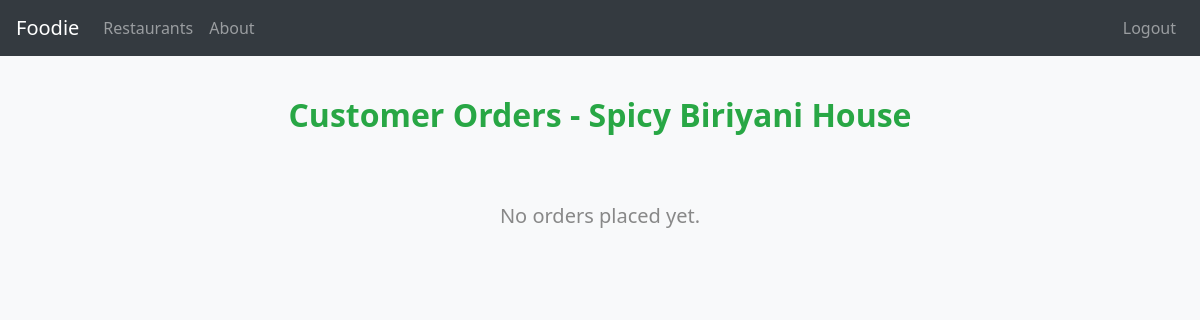
Before: /restaurant/23/manage_orders (signed in) with the older database file.
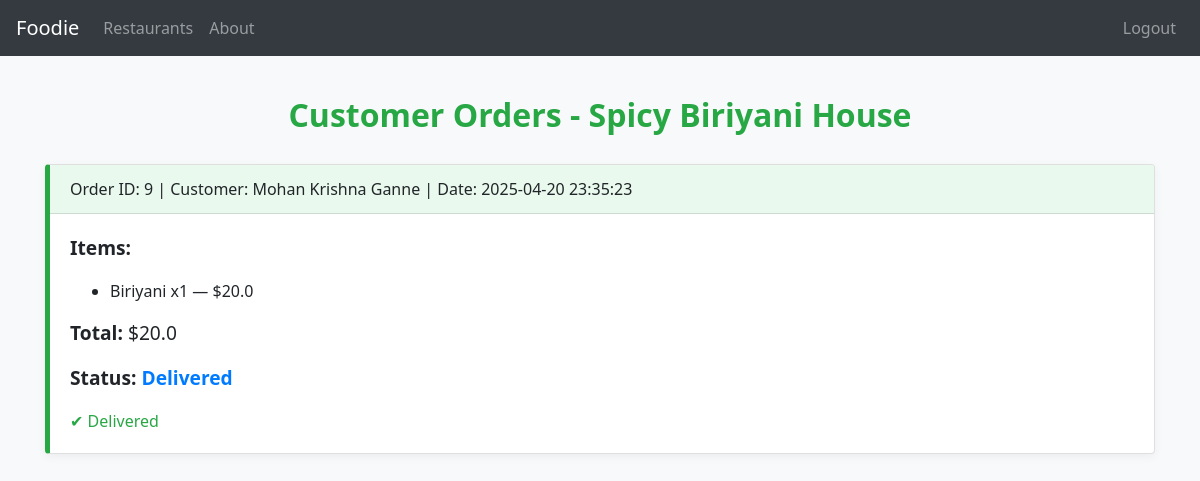
After: the same page with the newer database file.
### tables this page shows
CREATE TABLE Restaurants (
    RestaurantID INTEGER PRIMARY KEY AUTOINCREMENT,
    OwnerID INTEGER NOT NULL,
    Name TEXT NOT NULL,
    Address TEXT NOT NULL,
    PhoneNumber TEXT NOT NULL,
    OpeningHours TEXT NOT NULL,
    FOREIGN KEY (OwnerID) REFERENCES Users(UserID)
);

CREATE TABLE Orders (
    OrderID INTEGER PRIMARY KEY AUTOINCREMENT,
    UserID INTEGER NOT NULL,
    RestaurantID INTEGER NOT NULL,
    OrderStatus TEXT CHECK(OrderStatus IN ('Pending', 'Preparing', 'Delivered')) NOT NULL,
    OrderDate DATETIME DEFAULT CURRENT_TIMESTAMP,
    TotalPrice REAL NOT NULL,
    FOREIGN KEY (UserID) REFERENCES Users(UserID),
    FOREIGN KEY (RestaurantID) REFERENCES Restaurants(RestaurantID)
);

CREATE TABLE Users (
    UserID INTEGER PRIMARY KEY AUTOINCREMENT,
    FullName TEXT NOT NULL,
    Email TEXT UNIQUE NOT NULL,
    PasswordHash TEXT NOT NULL,
    Role TEXT CHECK(Role IN ('Customer', 'RestaurantOwner', 'Admin')) NOT NULL
);

CREATE TABLE OrderDetails (
    OrderDetailID INTEGER PRIMARY KEY AUTOINCREMENT,
    OrderID INTEGER NOT NULL,
    MenuItemID INTEGER NOT NULL,
    Quantity INTEGER NOT NULL,
    SubTotal REAL NOT NULL,
    FOREIGN KEY (OrderID) REFERENCES Orders(OrderID),
    FOREIGN KEY (MenuItemID) REFERENCES MenuItems(MenuItemID)
);

CREATE TABLE MenuItems (
    MenuItemID INTEGER PRIMARY KEY AUTOINCREMENT,
    RestaurantID INTEGER NOT NULL,
    ItemName TEXT NOT NULL,
    Description TEXT,
    Price REAL NOT NULL,
    AvailabilityStatus TEXT CHECK(AvailabilityStatus IN ('Available', 'Unavailable')) NOT NULL,
    FOREIGN KEY (RestaurantID) REFERENCES Restaurants(RestaurantID)
);

### app.py (the view)
@app.route('/restaurant/<int:restaurant_id>/manage_orders')
@login_required
def manage_orders(restaurant_id):
    user_id = session.get('UserID')
    role = session.get('Role')
    conn = sqlite3.connect('database.db')
    conn.row_factory = sqlite3.Row
    cursor = conn.cursor()
    if role != 'Admin':
        cursor.execute("SELECT * FROM Restaurants WHERE RestaurantID = ? AND OwnerID = ?", (restaurant_id, user_id))
        if not cursor.fetchone():
            flash("Unauthorized access to manage orders.", "danger")
            return redirect(url_for('about'))
    cursor.execute("SELECT Name FROM Restaurants WHERE RestaurantID = ?", (restaurant_id,))
    restaurant_row = cursor.fetchone()
    if not restaurant_row:
        flash("Restaurant not found.", "danger")
        return redirect(url_for('about'))
    restaurant_name = restaurant_row['Name']
    cursor.execute("""
        SELECT o.OrderID, o.UserID, o.OrderStatus, o.OrderDate, o.TotalPrice, u.FullName as CustomerName
        FROM Orders o
        JOIN Users u ON o.UserID = u.UserID
        WHERE o.RestaurantID = ?
        ORDER BY o.OrderDate DESC
    """, (restaurant_id,))
    order_rows = cursor.fetchall()
    orders = []
    for order in order_rows:
        cursor.execute("""
            SELECT m.ItemName, d.Quantity, d.SubTotal
            FROM OrderDetails d
            JOIN MenuItems m ON d.MenuItemID = m.MenuItemID
            WHERE d.OrderID = ?
        """, (order['OrderID'],))
        items = cursor.fetchall()
        orders.append({
            'OrderID': order['OrderID'],
            'CustomerName': order['CustomerName'],
            'OrderDate': order['OrderDate'],
            'OrderStatus': order['OrderStatus'],
            'TotalPrice': order['TotalPrice'],
            'Items': items
        })
    conn.close()
    return render_template('manage_orders.html', restaurant_name=restaurant_name, orders=orders)

### app.py (called while the page is built)
def login_required(f):
    @wraps(f)
    def decorated_function(*args, **kwargs):
        if 'UserID' not in session:
            return redirect(url_for('signin'))
        return f(*args, **kwargs)
    return decorated_function

### templates/manage_orders.html (shortened to what this page needs)
<!DOCTYPE html>
<html lang="en">
<head>
    <link rel="stylesheet" href="{{ url_for('static', filename='style.css') }}">
    <link rel="stylesheet" href="https://stackpath.bootstrapcdn.com/bootstrap/4.5.2/css/bootstrap.min.css">
</head>
<body>
<nav class="navbar navbar-expand-lg navbar-dark bg-dark">
    <a class="navbar-brand" href="{{ url_for('about') }}">Foodie</a>
    <div class="collapse navbar-collapse">
        <ul class="navbar-nav mr-auto">
            <li class="nav-item"><a class="nav-link" href="{{ url_for('restaurants') }}">Restaurants</a></li>
            <li class="nav-item"><a class="nav-link" href="{{ url_for('about') }}">About</a></li>
        </ul>
        <ul class="navbar-nav">
            {% if session.get('UserID') %}
            <li class="nav-item"><a class="nav-link" href="{{ url_for('logout') }}">Logout</a></li>
            {% endif %}
        </ul>
    </div>
</nav>
<div class="container">
    <h2>Customer Orders - {{ restaurant_name }}</h2>
    {% if orders %}
        {% for order in orders %}
        <div class="card">
            <div class="card-header">
                Order ID: {{ order['OrderID'] }} | Customer: {{ order['CustomerName'] }} | Date: {{ order['OrderDate'] }}
            </div>
            <div class="card-body">
                <p><strong>Items:</strong></p>
                <ul>
                    {% for item in order['Items'] %}
                        <li>{{ item['ItemName'] }} x{{ item['Quantity'] }} — ${{ item['SubTotal'] }}</li>
                    {% endfor %}
                </ul>
                <p><strong>Total:</strong> ${{ order['TotalPrice'] }}</p>
                <p><strong>Status:</strong> <span class="order-status">{{ order['OrderStatus'] }}</span></p>
                {% if order['OrderStatus'] != 'Delivered' %}
                <form method="POST" class="status-form" action="{{ url_for('update_order_status', order_id=order['OrderID']) }}">
                    <input type="hidden" name="current_status" value="{{ order['OrderStatus'] }}">
                    <button type="submit" class="btn btn-primary btn-status">Mark as {{ 'Preparing' if order['OrderStatus'] == 'Pending' else 'Delivered' }}</button>
                </form>
                {% else %}
                <span class="text-success">✔ Delivered</span>
                {% endif %}
            </div>
        </div>
        {% endfor %}
    {% else %}
        <div class="no-orders">
            <h5>No orders placed yet.</h5>
        </div>
    {% endif %}
</div>
</body>
</html>

### static/style.css (style rules this page uses)
body { margin: 0; padding: 0; font-family: 'Segoe UI', Tahoma, Geneva, Verdana, sans-serif; }
h2 { margin-bottom: 20px; }
p { font-size: 1.2em; margin-bottom: 40px; }

### templates/manage_orders.html (style rules this page uses)
body { background-color: #f8f9fa; font-family: 'Segoe UI', sans-serif; }
.container { margin-top: 40px; }
h2 { color: #28a745; font-weight: bold; text-align: center; margin-bottom: 30px; }
.card { margin-bottom: 20px; border-left: 5px solid #28a745; box-shadow: 0 3px 10px rgba(0,0,0,0.05); }
.card-header { background-color: #e9f9ee; font-weight: 500; }
.order-status { font-weight: bold; color: #007bff; }

Changed rows visible on the page:
added Orders: OrderID "9", CustomerName "Mohan Krishna Ganne", OrderDate "2025-04-20 23:35:23", TotalPrice "20.0", OrderStatus "Delivered", shows "✔ Delivered"
added OrderDetails: ItemName "Biriyani", Quantity "1", SubTotal "20.0"
Other visible differences:
text no longer shown: "No orders placed yet."
